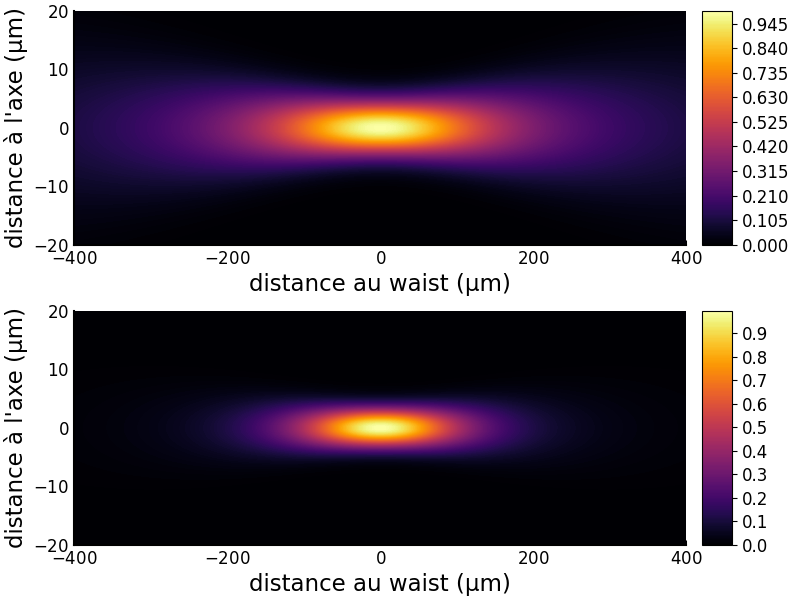

Julia code for this plot:
include("./gaussianbeam.jl")
using .GaussianBeam
using Plots

pyplot()

# variables
n = 1       # medium refraction index
λ2 = 915e-9 # 2P laser wavelength

# compute gaussian intensity

f1(z,r) = gaussian_intensity(n,r.*1e-6,z.*1e-6,6.5e-6,λ2)     # intensity
f2(z,r) = gaussian_intensity(n,r.*1e-6,z.*1e-6,6.5e-6,λ2)^2   # intensity squared
zrange = range(-400e-6,400e-6, length=100)      # z range
rrange = range(-20e-6,20e-6, length=100)        # r range
c1 = contour(zrange.*1e6, rrange.*1e6, f1, fill=true, levels=200) # contour
c2 = contour(zrange.*1e6, rrange.*1e6, f2, fill=true, levels=200) # contour for squared

# plot it with pyplot

plot(c1,c2, layout=(2,1), size=(800,600), thickness_scaling=1.5)
xlabel!("distance au waist (µm)")
ylabel!("distance à l'axe (µm)")

# savefig("profile-intensity.png")
